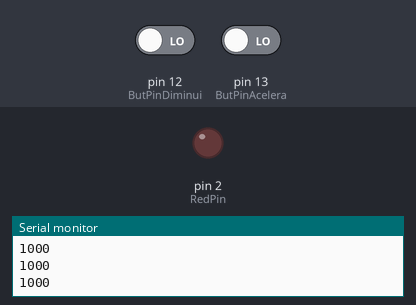
Bench run of a sketch on a simulated Arduino Uno, built with avr-gcc and run on an emulated ATmega328P. On the bench: output pins drawn as LEDs (lit = HIGH), the last lines printed to the serial monitor. The test bench sets the inputs (shaded band); at power-on: pin 12 (ButPinDiminui) LOW, pin 13 (ButPinAcelera) LOW. At 1.7 s the program stops and its outputs stay as they are.

Above: at 1.2 s.
1.3 s: pin 12 (ButPinDiminui) driven HIGH and pin 13 (ButPinAcelera) driven HIGH
At 2.5 s:
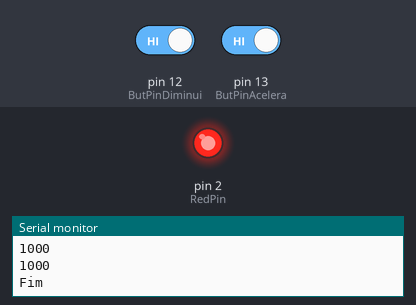
Timing chart, 0 to 3.2 s (numbered marks = the images above; inputs shaded):
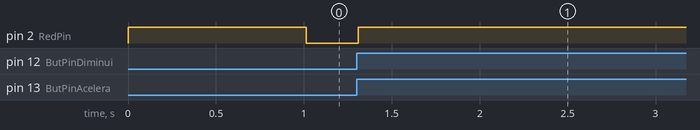

The sketch:

Tarefa-02.ino
```cpp
#define RedPin 2
#define ButPinAcelera 13
#define ButPinDiminui 12
int state = 1;
int tempo = 1000;
unsigned long old;
int butAcelera;
int UltimoClickAcelera = 0;
int butDiminui;
int UltimoClickDiminui = 0;
unsigned long now;

void setup() {
  Serial.begin(9600);
  pinMode(RedPin,OUTPUT);
  pinMode(ButPinAcelera,INPUT);
  pinMode(ButPinDiminui,INPUT);
  digitalWrite(RedPin,state);
  old = millis();
}

void loop() {
  now = millis();
  Serial.println(tempo);
  if(tempo < 0) {
    tempo = 0;
  }
  if(now >= old+tempo) {
    old = now;
    state = !state;
    digitalWrite(RedPin,state);
  }

  butAcelera = digitalRead(ButPinAcelera);
  butDiminui = digitalRead(ButPinDiminui);

  if(butAcelera && (now - UltimoClickAcelera) > 150) {
    tempo -= 10;
    UltimoClickAcelera = now;
  }

  if(butDiminui && (now - UltimoClickDiminui) > 150){
    tempo += 10;
    UltimoClickDiminui = now;
  }

   if(butAcelera && butDiminui) {
    if(UltimoClickDiminui - UltimoClickAcelera < 500) {
      Serial.print("Fim");
      digitalWrite(RedPin,HIGH);
      while(1);
    }
  }
}
```
